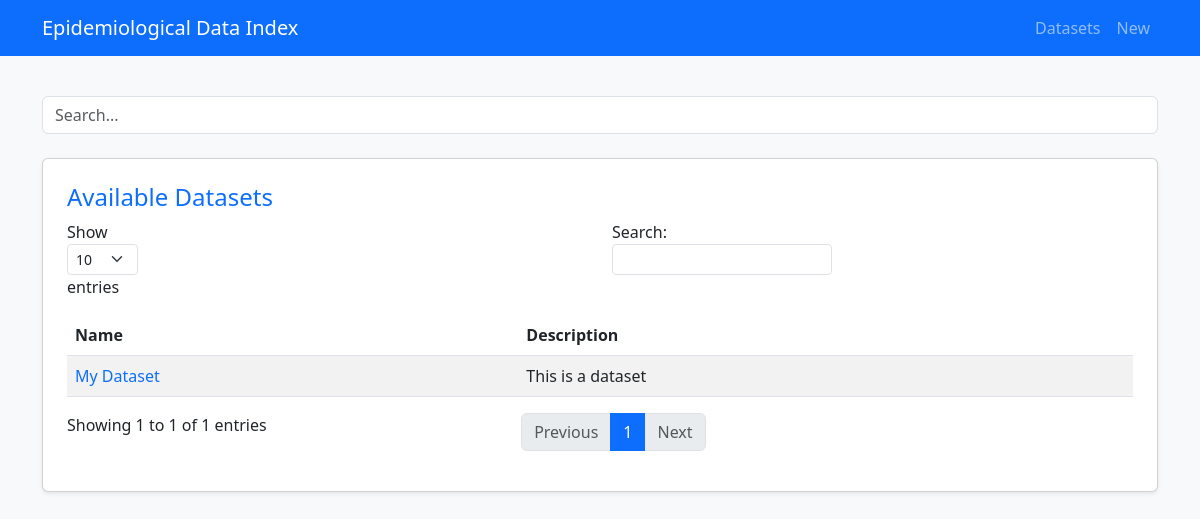
The app's page /, older data.
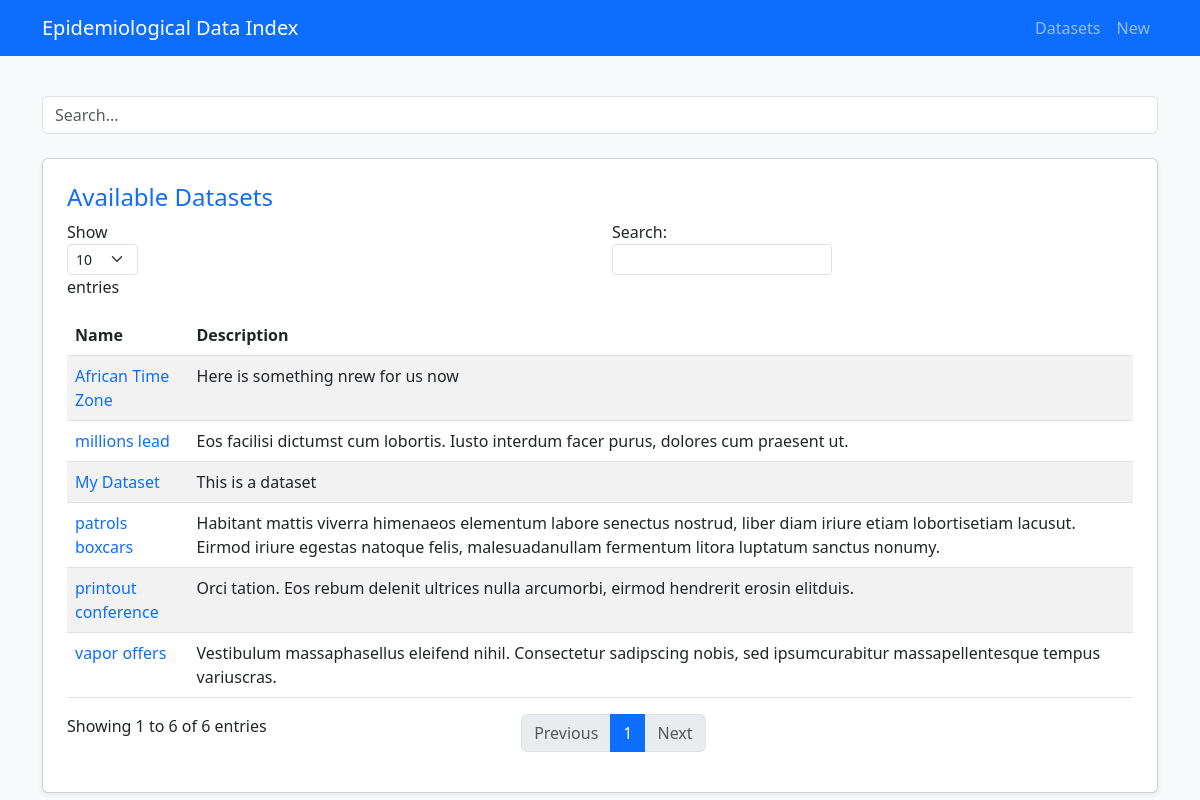
The same page, newer data.
### main/models.py (models this page shows, shortened)
class Dataset(models.Model):
    name = models.CharField(max_length=100)
    slug = models.SlugField(max_length=110, null=True)
    description = models.TextField(null=True, blank=True)
    file = models.FileField(upload_to='media/')
    url = models.URLField(null=True, blank=True)
    date = models.DateTimeField(auto_now_add=True, null=True)

### main/views.py (the view)
# urls.py: path('', views.Index.as_view(), name='index'),
class Index(ListView):
    template_name = 'main/index.html'
    model = models.Dataset
    context_object_name = 'datasets'
    def get_context_data(self, **kwargs):
        context = super().get_context_data(**kwargs)
        context['title'] = 'Home'
        return context

### main/templates/main/index.html (shortened to what this page needs)
{% extends 'main/base.html' %}
{% block content %}
<div class="container mt-5">
    <div class="mb-4">
        <input type="text" id="searchBox" placeholder="Search..." class="form-control">
    </div>
    <div class="card p-4 shadow-sm">
        <h1 class="h4 text-primary">Available Datasets</h1>
        <table id="datasetTable" class="table table-striped mt-3">
            <thead>
                <tr>
                    <th>Name</th>
                    <th>Description</th>
                </tr>
            </thead>
            <tbody>
                {% for dataset in datasets %}
                    <tr>
                        <td><a href="{% url 'main:dataset_detail' dataset.slug %}" class="text-decoration-none">{{ dataset.name }}</a></td>
                        <td>{{ dataset.description }}</td>
                    </tr>
                {% endfor %}
            </tbody>
        </table>
    </div>
</div>
{% endblock content %}

### main/templates/main/base.html (shortened to what this page needs)
<!DOCTYPE html>
<html lang="en">
<head>
    <link href="https://cdn.jsdelivr.net/npm/bootstrap@5.3.0/dist/css/bootstrap.min.css" rel="stylesheet">
</head>
<nav class="navbar navbar-expand-lg navbar-dark bg-primary fixed-top">
    <div class="container">
        <a class="navbar-brand" href="/">Epidemiological Data Index</a>
        <div class="collapse navbar-collapse" id="navbarNav">
            <ul class="navbar-nav ms-auto">
                <li class="nav-item"><a class="nav-link" href="/">Datasets</a></li>
                <li class="nav-item"><a class="nav-link" href="/new">New</a></li>
            </ul>
        </div>
    </div>
</nav>
<body class="bg-light pt-5">
{% block content %}
{% endblock content %}
</body>
</html>

Row changes from the older to the newer data that the page shows:
added Dataset: name "African Time Zone", description "Here is something nrew for us now"
added Dataset: name "millions lead", description "Eos facilisi dictumst cum lobortis. Iusto interdum facer purus, dolores cum praesent ut."
added Dataset: name "vapor offers", description "Vestibulum massaphasellus eleifend nihil. Consectetur sadipscing nobis, sed ipsumcurabitur massapellentesque tempus variuscras."
added Dataset: name "printout conference", description "Orci tation. Eos rebum delenit ultrices nulla arcumorbi, eirmod hendrerit erosin elitduis."
added Dataset: name "patrols boxcars", description "Habitant mattis viverra himenaeos elementum labore senectus nostrud, liber diam iriure etiam lobortisetiam lacusut. Eirmod iriure egestas natoque felis, malesuadanullam fermentum litora luptatum sanctus nonumy."
Text that changed along with them:
text written by a page script: "Show entries Search: Showing 1 to 1 of 1 entries Previous 1 Next" → "Show entries Search: Showing 1 to 6 of 6 entries Previous 1 Next"
